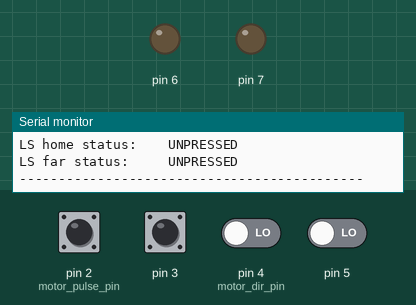
This program was run on a simulated Arduino Uno, built with avr-gcc and run on an emulated ATmega328P. On the bench: output pins drawn as LEDs (lit = HIGH), the last lines printed to the serial monitor. Inputs (shaded band) come from the test bench; at power-on: pin 2 (motor_pulse_pin), pin 3 HIGH, pin 4 (motor_dir_pin), pin 5 LOW.

Above: at 2.2 s.
2.3 s: pin 2 (motor_pulse_pin) pulsed LOW 5 times (0.12 s each, 0.3 s apart)
At 4.3 s:
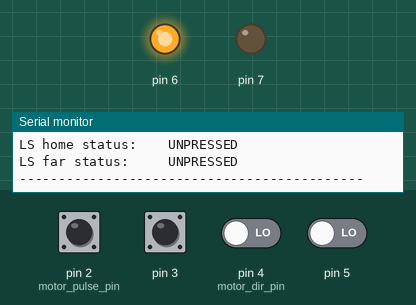
5.3 s: pin 2 (motor_pulse_pin) pulled LOW for 3.2 s
At 6.1 s:
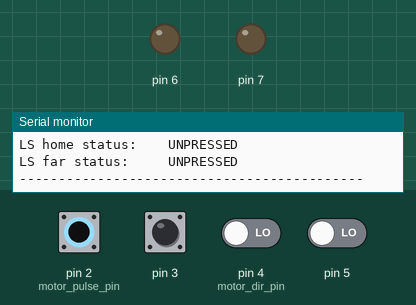
10.0 s: pin 3 pulsed LOW 5 times (0.12 s each, 0.3 s apart)
At 12.6 s:
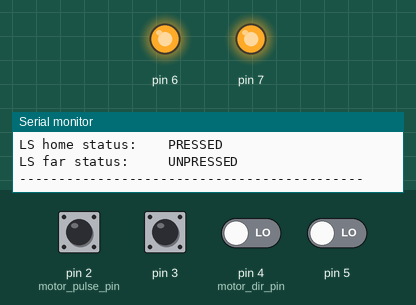
13.0 s: pin 2 (motor_pulse_pin) pulled LOW for 0.15 s
At 13.08 s:
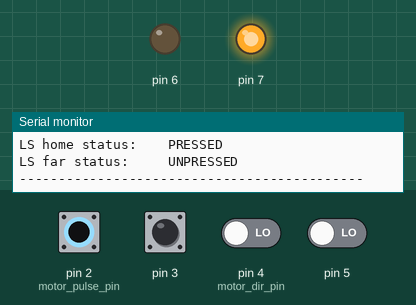
Timing chart, 0 to 15.6 s (numbered marks = the images above; inputs shaded):
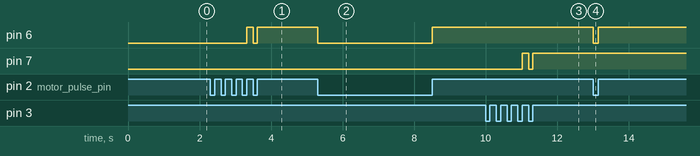

Measured:
- after the input at 2.3 s, pin 6: LOW → HIGH after 1.0 s, → LOW 0.18 s later, → HIGH 0.12 s later
- after the input at 5.3 s, pin 6: HIGH → LOW at once, → HIGH 3.2 s later
- after the input at 10.0 s, pin 7: LOW → HIGH after 1.0 s, → LOW 0.18 s later, → HIGH 0.12 s later
- after the input at 13.0 s, pin 6: HIGH → LOW at once, → HIGH 0.15 s later

The program:

main.cpp
```cpp
#include <Arduino.h>
#include "PseudoAxis.h"

// pins and constants for testing pseudo gantry
#define PWM_FREQ 245.
#define PWM_PIN 11.
#define STEPS_TO_TAKE 800.
float delay_millis = ((1000. / PWM_FREQ / 2.) * STEPS_TO_TAKE);

#define BAUDRATE 250000
// pin assignments
#define MOTOR_AXIS_X 2 // cannot change on uno, only these two pins support hardware interrupts
#define MOTOR_AXIS_Y 3 // cannot change on uno, only these two pins support hardware interrupts

#define MOTOR_DIR_X 4
#define MOTOR_DIR_Y 5

#define ENCODER_OUT_X 6
#define ENCODER_OUT_Y 7

#define LIMIT_SW_OUT_HOME_X 8
#define LIMIT_SW_OUT_FAR_X 9

#define LIMIT_SW_OUT_HOME_Y 10
#define LIMIT_SW_OUT_FAR_Y 11

// steps to counts constants
// only supports a mode where number of steps > number of counts
#define STEPS 8
#define COUNTS 5

// gantry length definition in counts
#define AXIS_LENGTH_COUNTS_X 2000
#define AXIS_LENGTH_COUNTS_Y 2000

//
#define MOTOR_START_POSITION_X 0
#define MOTOR_START_POSITION_Y 0

PseudoEncoder pseudo_encoder_x;
PseudoEncoder pseudo_encoder_y;
PseudoAxis pseudo_axis_x;
PseudoAxis pseudo_axis_y;

void isr_motor_pulse_x()
{
    static uint32_t last_interrupt_time = 0;
    uint32_t interrupt_time = micros();
    if (interrupt_time - last_interrupt_time > 100)
    {
        isr_motor_pulse(&pseudo_axis_x);
    }
    last_interrupt_time = interrupt_time;
}

void isr_motor_pulse_y()
{
    static uint32_t last_interrupt_time = 0;
    uint32_t interrupt_time = micros();
    if (interrupt_time - last_interrupt_time > 100)
    {
        isr_motor_pulse(&pseudo_axis_y);
    }
    last_interrupt_time = interrupt_time;
}

void setup()
{
    pseudo_encoder_x = {
        .motor_pulse_pin = MOTOR_AXIS_X,
        .channel_a_pin = ENCODER_OUT_X};
    pseudo_encoder_y = {
        .motor_pulse_pin = MOTOR_AXIS_Y,
        .channel_a_pin = ENCODER_OUT_Y};

    set_up_encoder(&pseudo_encoder_x, &isr_motor_pulse_x);
    set_up_encoder(&pseudo_encoder_y, &isr_motor_pulse_y);

    pseudo_axis_x = {
        .axis_name = 'X',
        .encoder = pseudo_encoder_x,
        .axis_length_counts = AXIS_LENGTH_COUNTS_X,
        .motor_position_current = MOTOR_START_POSITION_X,
        .motor_position_default = MOTOR_START_POSITION_X,
        .motor_dir_pin = MOTOR_DIR_X,
        .change_counter = 0,
        .steps_for_ratio = STEPS,
        .counts_for_ratio = COUNTS,
        .changes_to_skip = 2 * (STEPS - COUNTS),
        .ls_home = {
            .output_pin = LIMIT_SW_OUT_HOME_X,
            .status = UNPRESSED},
        .ls_far = {.output_pin = LIMIT_SW_OUT_FAR_X, .status = UNPRESSED}};

    pseudo_axis_y = {
        .axis_name = 'Y',
        .encoder = pseudo_encoder_y,
        .axis_length_counts = AXIS_LENGTH_COUNTS_Y,
        .motor_position_current = MOTOR_START_POSITION_Y,
        .motor_position_default = MOTOR_START_POSITION_Y,
        .motor_dir_pin = MOTOR_DIR_Y,
        .change_counter = 0,
        .steps_for_ratio = STEPS,
        .counts_for_ratio = COUNTS,
        .changes_to_skip = 2 * (STEPS - COUNTS),
        .ls_home = {
            .output_pin = LIMIT_SW_OUT_HOME_Y,
            .status = UNPRESSED},
        .ls_far = {.output_pin = LIMIT_SW_OUT_FAR_Y, .status = UNPRESSED}};

    delay(1000);

    reset_pseudo_axis(&pseudo_axis_x);
    reset_pseudo_axis(&pseudo_axis_y);

    // setup serial for monitoring
    Serial.begin(BAUDRATE);

    // pretend to be a motor
    // pinMode(MOTOR_DIR_X, INPUT_PULLUP);
    // pinMode(PWM_PIN, OUTPUT);
}

void loop()
{
    // put your main code here, to run repeatedly:
    dump_data(&pseudo_axis_x);
    dump_data(&pseudo_axis_y);
    delay(1000);
    // analogWrite(PWM_PIN, 122);
    // delay(delay_millis);
    // analogWrite(PWM_PIN, 0);
}
```
